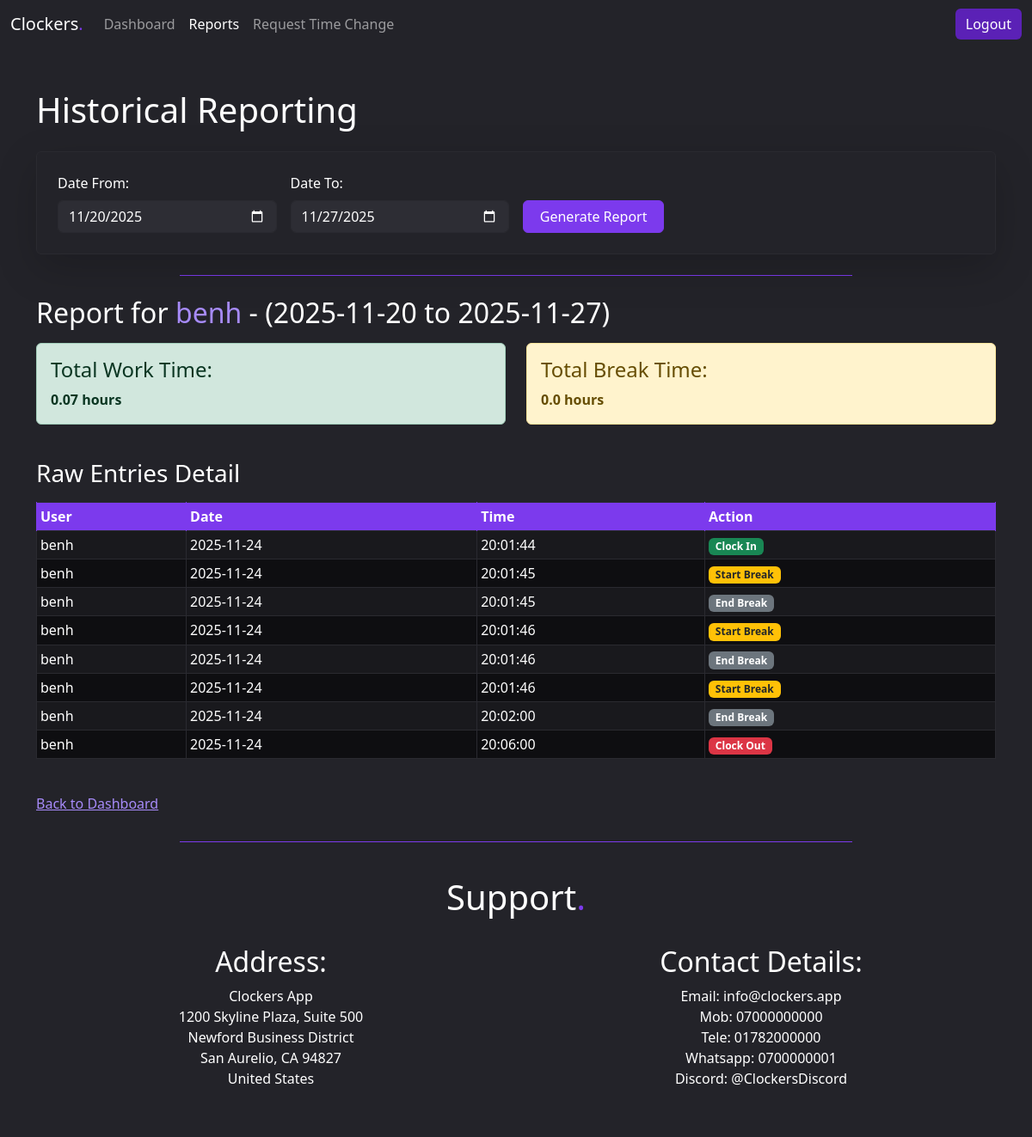
The app's page /reports/ (signed in), older data.
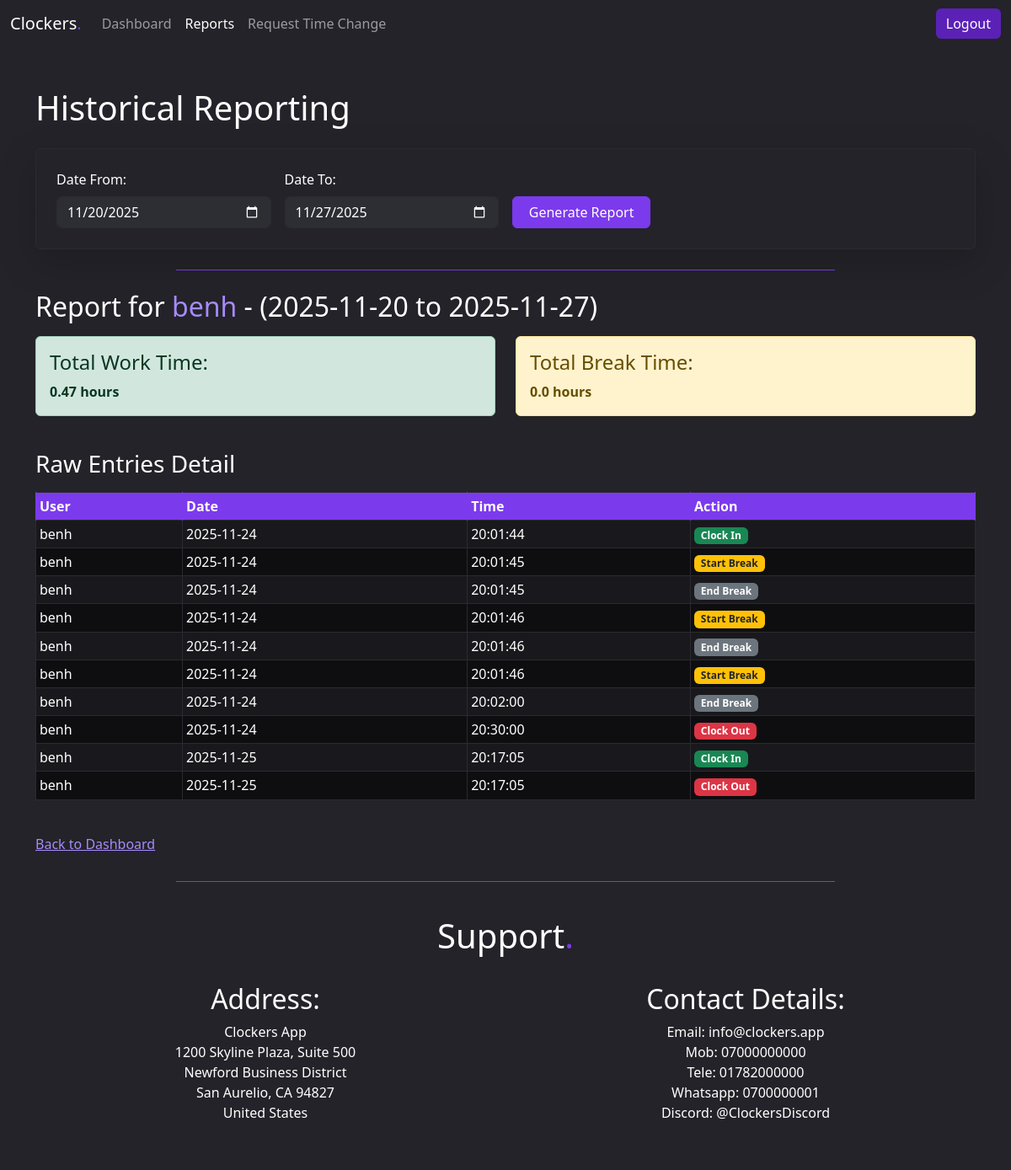
The same page, newer data.
### time_tracker/models.py (models this page shows, shortened)
class TimeEntry(models.Model):
    ACTION_CHOICES = [
        ('IN', 'Clock In'),
        ('OUT', 'Clock Out'),
        ('BREAK_START', 'Start Break'),
        ('BREAK_END', 'End Break'),
    ]
    user = models.ForeignKey(User, on_delete=models.CASCADE)
    timestamp = models.DateTimeField()
    action_type = models.CharField(max_length=12, choices=ACTION_CHOICES)
    date_only = models.DateField(db_index=True)
    class Meta:
        verbose_name_plural = "Time Entries"

### time_tracker/views.py (the view)
# urls.py: path('reports/', views.reports_view, name='reports'),
@login_required
def reports_view(request):
    today = timezone.localdate()
    default_start_date = today - timedelta(days=7)
    date_from_str = request.GET.get('date_from')
    date_to_str = request.GET.get('date_to')
    user_id_str = request.GET.get('user_id')
    target_user = request.user
    if request.user.is_staff and user_id_str:
        try:
            target_user = User.objects.get(id=user_id_str)
        except User.DoesNotExist:
            pass
    try:
        date_from = date.fromisoformat(date_from_str) if date_from_str else default_start_date
        date_to = date.fromisoformat(date_to_str) if date_to_str else today
    except ValueError:
        date_from = default_start_date
        date_to = today
    if date_to < date_from:
        date_to = date_from
    results = calculate_time_period(target_user, date_from, date_to)
    all_report_entries = results['raw_entries']
    PAGINATE_BY = 10
    paginator = Paginator(all_report_entries, PAGINATE_BY)
    page_number = request.GET.get('page')
    page_obj = paginator.get_page(page_number)
    query_params_dict = {
        'date_from': date_from.isoformat(),
        'date_to': date_to.isoformat(),
    }
    if request.user.is_staff and target_user.id != request.user.id:
        query_params_dict['user_id'] = target_user.id
    query_params = urlencode(query_params_dict)
    context = {
        'date_from': date_from.isoformat(),
        'date_to': date_to.isoformat(),
        'target_user': target_user,
        'is_admin': request.user.is_staff,
        'users': User.objects.all().order_by('username') if request.user.is_staff else None,
        'total_work_time': results['work_duration'],
        'total_break_time': results['break_duration'],
        'raw_entries': page_obj,
        'query_params': query_params,
    }
    return render(request, 'time_tracker/reports.html', context)

### time_tracker/templates/time_tracker/reports.html (shortened to what this page needs)
{% extends 'base.html' %}
{% block content %}
    <h1 class="mb-4">Historical Reporting</h1>
    <div class="card p-4 mb-4 custom-login-card shadow-lg">
        <form method="GET" action="{% url 'reports' %}">
            <div class="row g-3 align-items-end">
                <div class="col-sm-6 col-md-3">
                    <label for="date_from" class="form-label">Date From:</label>
                    <input type="date" id="date_from" name="date_from" value="{{ date_from }}"
                           class="form-control custom-input-dark" required>
                </div>
                <div class="col-sm-6 col-md-3">
                    <label for="date_to" class="form-label">Date To:</label>
                    <input type="date" id="date_to" name="date_to" value="{{ date_to }}"
                           class="form-control custom-input-dark" required>
                </div>
                <div class="col-12 col-md-2 d-grid">
                    <button type="submit" class="btn btn-primary-custom">Generate Report</button>
                </div>
            </div>
        </form>
    </div> <hr class="hr-custom-width">
    <h2 class="mt-4">Report for <span class ="light-accent">{{ target_user.username }}</span> - ({{ date_from }} to {{ date_to }})</h2>
    {% if raw_entries %}
        <div class="row mb-4 mt-3">
            <div class="col-md-6">
                <div class="alert alert-success">
                    <h4>Total Work Time:</h4>
                    <strong>{{ total_work_time }} hours</strong>
                </div>
            </div>
            <div class="col-md-6">
                <div class="alert alert-warning">
                    <h4>Total Break Time:</h4>
                    <strong>{{ total_break_time }} hours</strong>
                </div>
            </div>
        </div>
        <h3 class="mb-3">Raw Entries Detail</h3>
        <div class="table-responsive">
        <table class="table table-striped table-hover table-bordered table-sm">
            <thead class="table-primary-header">
                <tr>
                    <th class ="text-nowrap-col">User</th>
                    <th class ="text-nowrap-col">Date</th>
                    <th class ="text-nowrap-col">Time</th>
                    <th class ="text-nowrap-col">Action</th>
                </tr>
            </thead>
            <tbody>
                {% for entry in raw_entries %}
                <tr>
                    <td class ="text-nowrap-col">{{ entry.user.username }}</td>
                    <td class ="text-nowrap-col">{{ entry.date_only|date:"Y-m-d" }}</td>
                    <td class ="text-nowrap-col">{{ entry.timestamp|date:"H:i:s" }}</td>
                    <td class ="text-nowrap-col">
                        <span class="badge
                            {% if entry.action_type == 'IN' %}bg-success
                            {% elif entry.action_type == 'OUT' %}bg-danger
                            {% elif entry.action_type == 'BREAK_START' %}bg-warning text-dark
                            {% else %}bg-secondary
                            {% endif %}">
                            {% if entry.action_type == 'IN' %}Clock In
                            {% elif entry.action_type == 'OUT' %}Clock Out
                            {% elif entry.action_type == 'BREAK_START' %}Start Break
                            {% elif entry.action_type == 'BREAK_END' %}End Break
                            {% endif %}
                        </span>
                    </td>
                </tr>
                {% endfor %}
            </tbody>
        </table>
        </div>
    {% else %}
        <p class="alert alert-info">No clocking activity found in the selected date range for this user.</p>
    {% endif %}
    <p class="mt-4"><a href="{% url 'dashboard' %}">Back to Dashboard</a></p>
{% endblock content %}

### time_tracker/templates/base.html (shortened to what this page needs)
<!DOCTYPE html>
<html lang="en">
<head>
    <link href="https://cdn.jsdelivr.net/npm/bootstrap@5.3.3/dist/css/bootstrap.min.css" rel="stylesheet">
    {% load static %}
    <link rel="stylesheet" href="{% static 'css/style.css' %}">
</head>
<body class="d-flex flex-column min-vh-100">
    <nav class="navbar navbar-expand-lg custom-navbar navbar-dark bg-dark mb-4">
        <div class="container-fluid">
            <a class="navbar-brand" href="{% url 'dashboard' %}">Clockers<span class="accent">.</span></a>
            <div class="collapse navbar-collapse" id="navbarNav">
                <ul class="navbar-nav me-auto">
                    {% if user.is_authenticated %}
                    <li class="nav-item">
                        <a class="nav-link {% if request.resolver_match.url_name == 'dashboard' %}active{% endif %}" href="{% url 'dashboard' %}">Dashboard</a>
                    </li>
                    <li class="nav-item">
                        <a class="nav-link {% if request.resolver_match.url_name == 'reports' %}active{% endif %}" href="{% url 'reports' %}">Reports</a>
                    </li>
                    {% if user.is_authenticated and not user.is_staff %}
                    <li class="nav-item">
                        <a class = "nav-link" href="{% url 'request_time_edit' %}">
                            Request Time Change
                        </a>
                    </li>
                    {% endif %}
                    {% endif %}
                </ul>
                <ul class="navbar-nav">
                    {% if user.is_authenticated %}
                    <li class="nav-item">
                        <form method="post" action="{% url 'logout' %}" class="d-inline">
                            <button type="submit" class="btn btn-primary-logout">
                                Logout
                            </button>
                        </form>
                    </li>
                    {% endif %}
                </ul>
            </div>
        </div>
    </nav>
    <div class="container mt-4 flex-grow-1">
        {% block content %}
        {% endblock %}
    </div>
    {% if user.is_authenticated %}
    <footer class="mt-auto footerbackground">
        <div class="container">
            <hr class="hr-custom-width">
        </div>
        <div class="container py-4">
            <div class="row">
                <div class="col-12 text-center">
                    <h1>Support<span class="accent">.</span></h1>
                </div>
            </div>
            <div class="row">
                <div class="col-sm-12 col-md-6 text-center pb-3 pt-4">
                    <h2>Address:</h2>
                    <p>
                        Clockers App<br>
                        1200 Skyline Plaza, Suite 500<br>
                        Newford Business District<br>
                        San Aurelio, CA 94827<br>
                        United States
                    </p>
                </div>
                <div class="col-sm-12 col-md-6 text-center pb-3 pt-4">
                    <h2>Contact Details:</h2>
                    <p>
                        Email: info@clockers.app<br>
                        Mob: 07000000000<br>
                        Tele: 01782000000<br>
                        Whatsapp: 0700000001<br>
                        Discord: @ClockersDiscord<br>
                    </p>
                </div>
            </div>
        </div>
    </footer>
    {% endif %}
</body>
</html>

### time_tracker/static/css/style.css (style rules this page uses)
:root { --color-primary: #7C3AED; --color-primary-light: #A78BFA; --color-primary-dark: #5B21B6; --background-primary: #0E0E11; --background-secondary: #1A1A1F; --background-elevated: #232329; --surface: #2D2D34; --text-primary: #FFFFFF; --text-secondary: #D1D1D6; --text-tertiary: #A1A1AA; --text-disabled: #6B6B75; --border-light: #3A3A41; --border-medium: #2A2A30; --focus-ring: #A78BFA; --overlay-hover: #FFFFFF0D; --overlay-active: #FFFFFF1A; --overlay-pressed: #7C3AED1A; --surface-disabled: #1A1A1F; --success: #22C55E; --warning: #FACC15; --error: #EF4444; --info: #3B82F6; }
html, body { background: var(--background-elevated); color: var(--text-primary); margin: 0; padding: 0; }
.custom-navbar { background: var(--background-elevated) !important; color: var(--text-primary); }
.accent { color: var(--color-primary); }
.light-accent { color: var(--color-primary-light); }
.table-primary-header { background-color: var(--color-primary) !important; color: var(--text-primary) !important; }
.table-primary-header th { background-color: var(--color-primary) !important; color: var(--text-primary) !important; border-color: var(--color-primary) !important; }
.table { color: var(--text-primary) !important; --bs-table-border-color: var(--border-medium); border-color: var(--border-medium) !important; background-color: transparent !important; }
.table tbody tr > * { background-color: var(--background-primary) !important; color: var(--text-primary) !important; }
.table-striped > tbody > tr:nth-of-type(odd) > * { background-color: var(--background-secondary) !important; }
.btn-primary-logout { background-color: var(--color-primary-dark); border: var(--color-primary) !important; color: var(--text-primary) !important; }
.hr-custom-width { max-width: 70%; margin-left: auto; margin-right: auto; display: block; border-top: 1px solid var(--color-primary); opacity: 1; }
.footerbackground { color: var(--text-primary); background: var(--background-elevated); }
.text-nowrap-col { white-space: nowrap; }
.custom-login-card { background-color: var(--background-elevated) !important; color: var(--text-primary); border: 1px solid var(--border-medium); }
.btn-primary-custom { background-color: var(--color-primary) !important; border-color: var(--color-primary) !important; color: var(--text-primary) !important; }
a { color: var(--color-primary-light); }
.custom-select-dark, .custom-input-dark, .custom-input-dark[type="time"], .custom-login-card input[type="text"], .custom-login-card input[type="password"] { background-color: var(--surface) !important; color: var(--text-primary) !important; border-color: var(--border-medium) !important; }

Row changes from the older to the newer data that the page shows:
changed TimeEntry (number 8 of 10 on the later page): timestamp "20:06:00" → "20:30:00"
added TimeEntry: user.username "benh", date_only "2025-11-25", timestamp "20:17:05", action_type "Clock In"
added TimeEntry: user.username "benh", date_only "2025-11-25", timestamp "20:17:05", action_type "Clock Out"
Text that changed along with them:
{{ total_work_time }}: "0.07" → "0.47"
